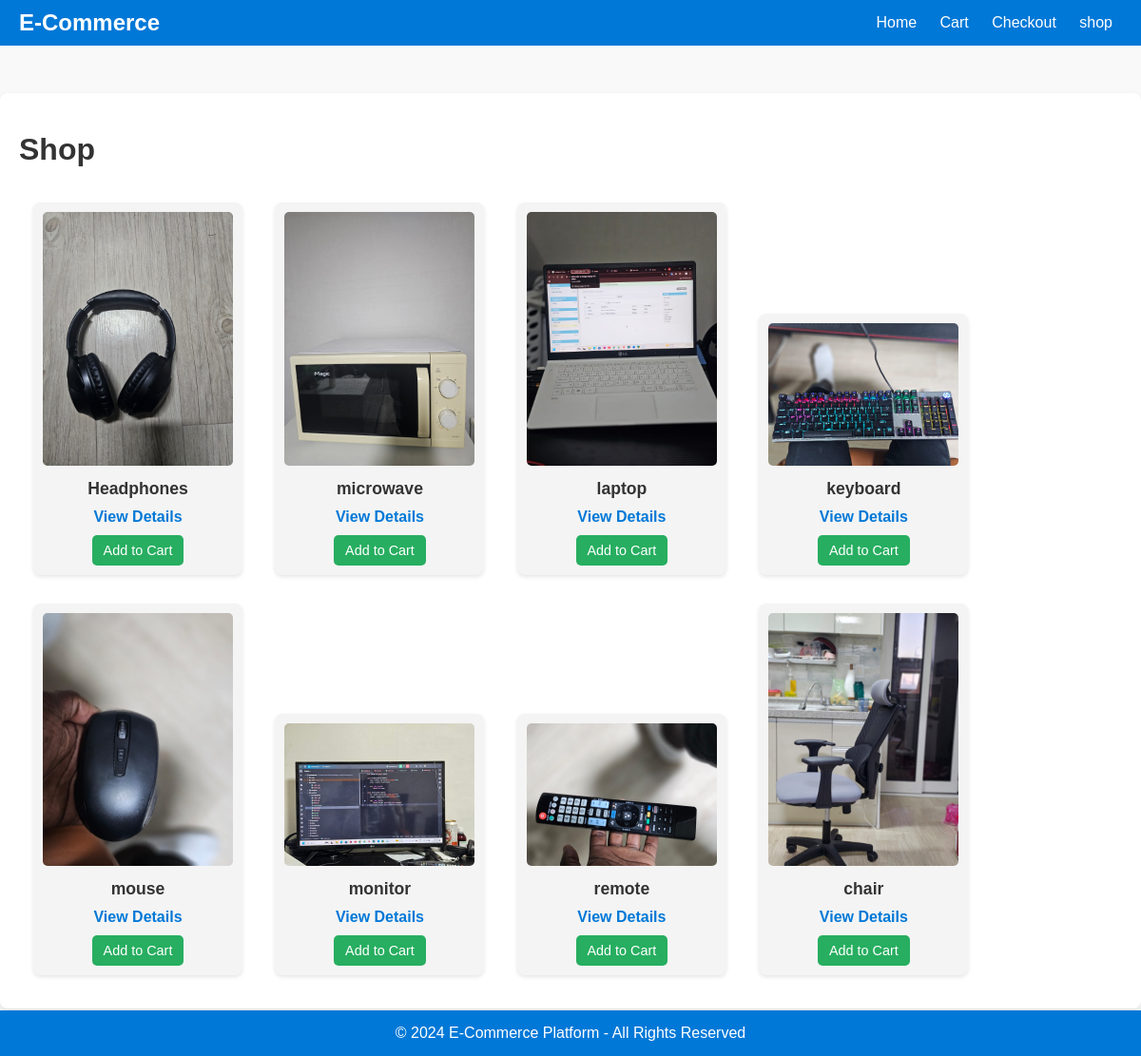
/products/shop/, run on the app's committed database.
### products/models.py (models this page shows, shortened)
class Product(models.Model):
    name = models.CharField(max_length=255)
    description = models.TextField()
    price = models.DecimalField(max_digits=10, decimal_places=2)
    category = models.ForeignKey(Category, related_name='products', on_delete=models.CASCADE)
    image = models.ImageField(upload_to='product_images/')
    stock = models.PositiveIntegerField()
    is_featured= models.BooleanField(default=False)
    created_at = models.DateTimeField(auto_now_add=True)
    updated_at = models.DateTimeField(auto_now=True)
    slug = models.SlugField(unique=True)

### products/views.py (the view)
# urls.py: path('shop/', views.shop, name='shop'),
def shop(request):
    products = Product.objects.all()
    return render(request, 'products/shop.html', {'products': products})

### templates/products/shop.html (shortened to what this page needs)
<!DOCTYPE html>
<html lang="en">
<head>
</head>
<body>
    <nav>
        <div class="logo">E-Commerce</div>
        <div>
            <a href="{% url 'home' %}">Home</a>
            <a href="{% url 'cart_detail' %}">Cart</a>
            <a href="{% url 'checkout' %}">Checkout</a>
            <a href="{% url 'shop' %}">shop</a>
        </div>
    </nav>
    <div class="content">
        <h1>Shop</h1>
        {% for product in products %}
        <div class="product">
            <img src="{{ product.image.url }}" alt="{{ product.name }}">
            <h3>{{ product.name }}</h3>
            <a href="/products/{{ product.slug }}">View Details</a>
            <form method="POST" action="{% url 'add_to_cart' product.id %}">
                <button type="submit">Add to Cart</button>
            </form>
        </div>
        {% endfor %}
    </div>
    <footer>
        &copy; 2024 E-Commerce Platform - All Rights Reserved
    </footer>
</body>
</html>

### templates/products/shop.html (style rules this page uses)
body { font-family: 'Arial', sans-serif; margin: 0; padding: 0; background-color: #f9f9f9; color: #333; }
nav { background-color: #0078d7; padding: 10px 20px; display: flex; justify-content: space-between; align-items: center; }
nav .logo { font-size: 1.5rem; font-weight: bold; color: #fff; }
nav a { color: #fff; text-decoration: none; margin: 0 10px; }
.content { margin: 50px auto; padding: 20px; max-width: 1200px; background: #fff; border-radius: 8px; box-shadow: 0 4px 8px rgba(0, 0, 0, 0.1); }
.product { display: inline-block; width: 200px; margin: 15px; text-align: center; padding: 10px; background: #f4f4f4; border-radius: 8px; box-shadow: 0 2px 4px rgba(0, 0, 0, 0.1); }
.product img { width: 100%; height: auto; border-radius: 5px; }
.product h3 { font-size: 1.1rem; color: #333; margin: 10px 0; }
.product a { text-decoration: none; color: #0078d7; font-weight: bold; }
.product button { margin-top: 10px; background: #27ae60; color: #fff; border: none; padding: 8px 12px; border-radius: 5px; cursor: pointer; font-size: 0.9rem; }
footer { background-color: #0078d7; color: #fff; text-align: center; padding: 15px 0; position: fixed; bottom: 0; width: 100%; }

### data on the page
Product: image (picture), name "Headphones"
Product: image (picture), name "microwave"
Product: image (picture), name "laptop"
Product: image (picture), name "keyboard"
Product: image (picture), name "mouse"
Product: image (picture), name "monitor"
Product: image (picture), name "remote"
Product: image (picture), name "chair"
